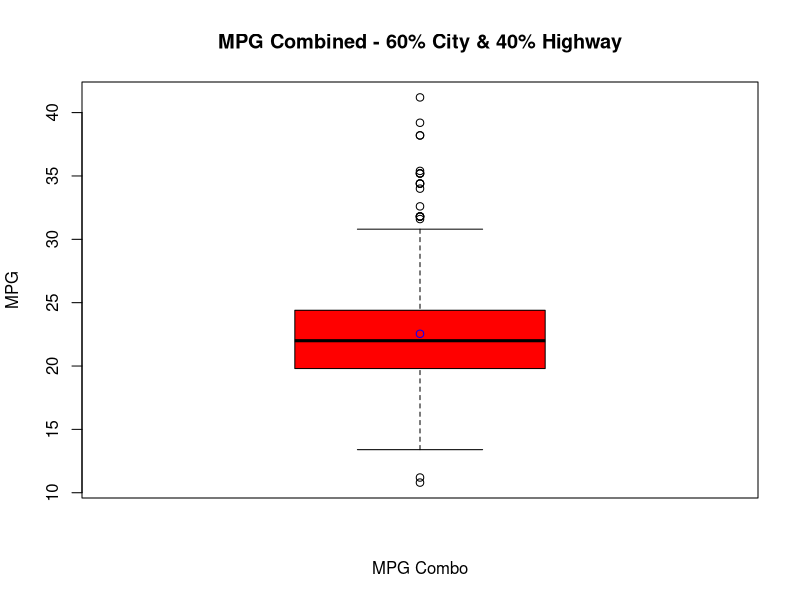
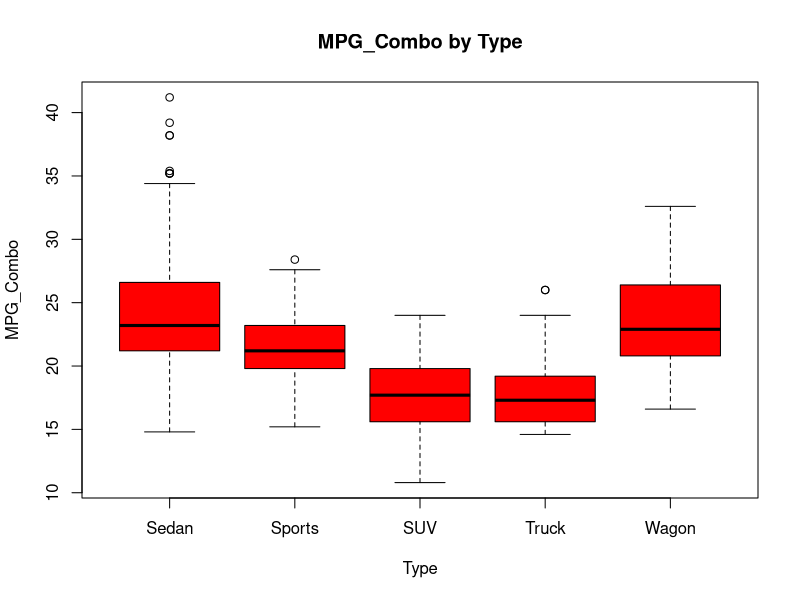
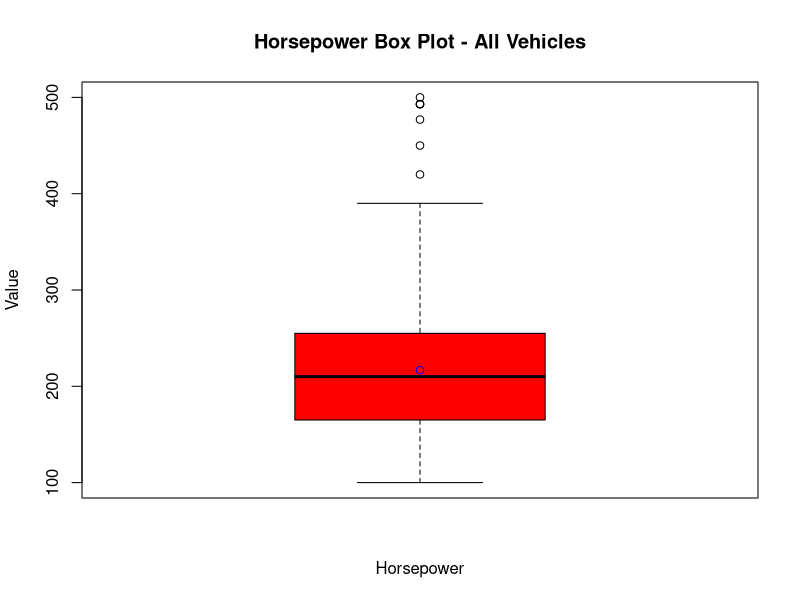
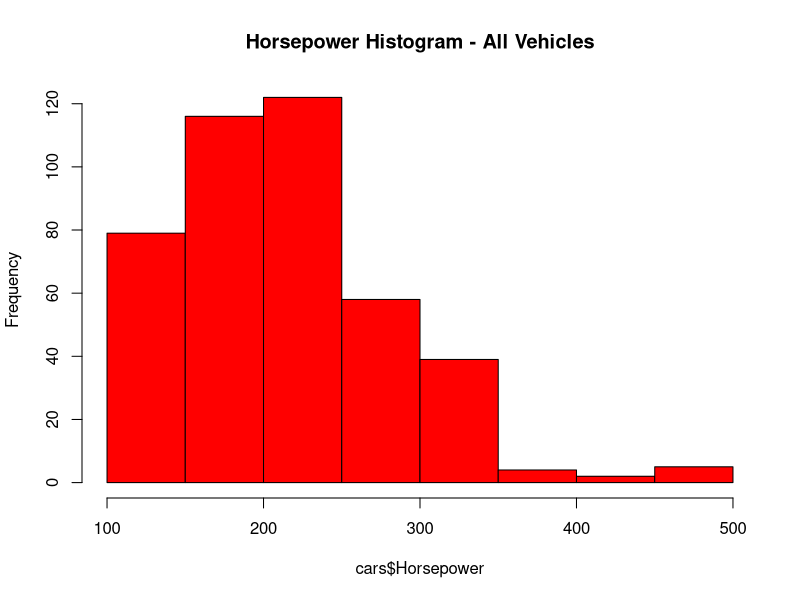
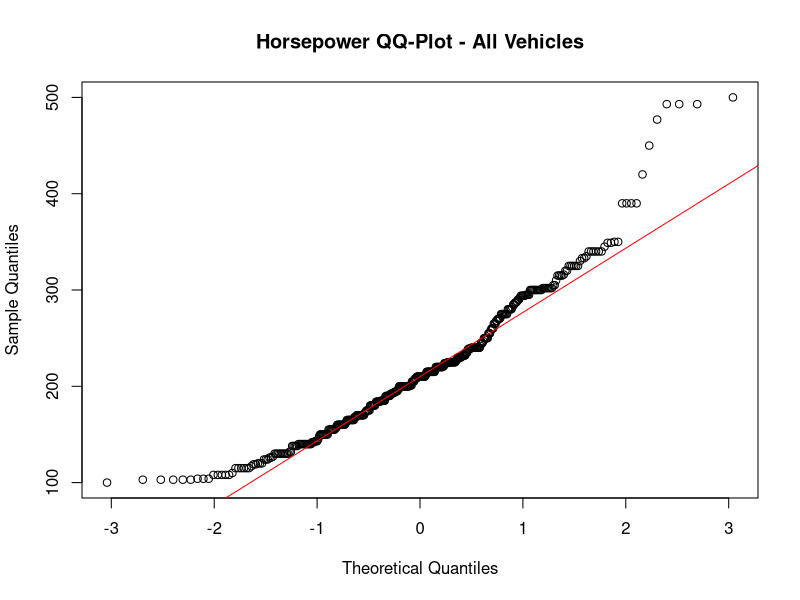
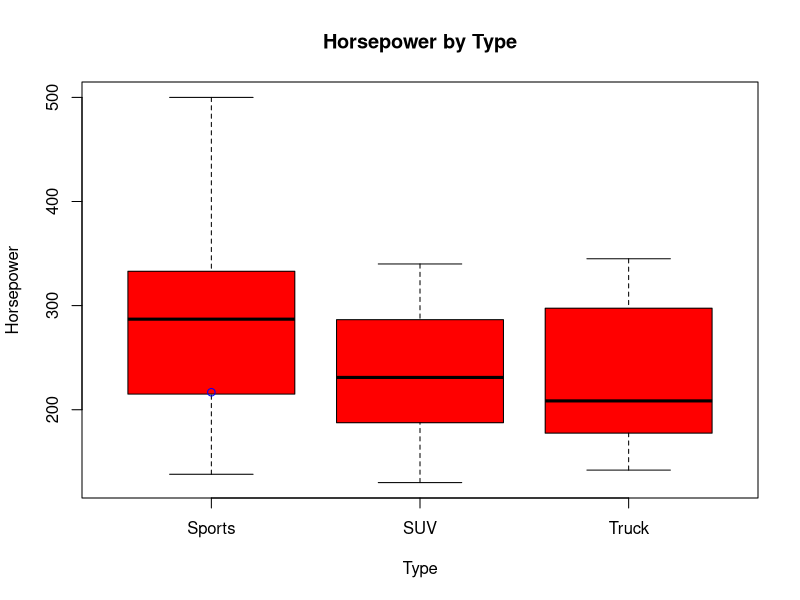
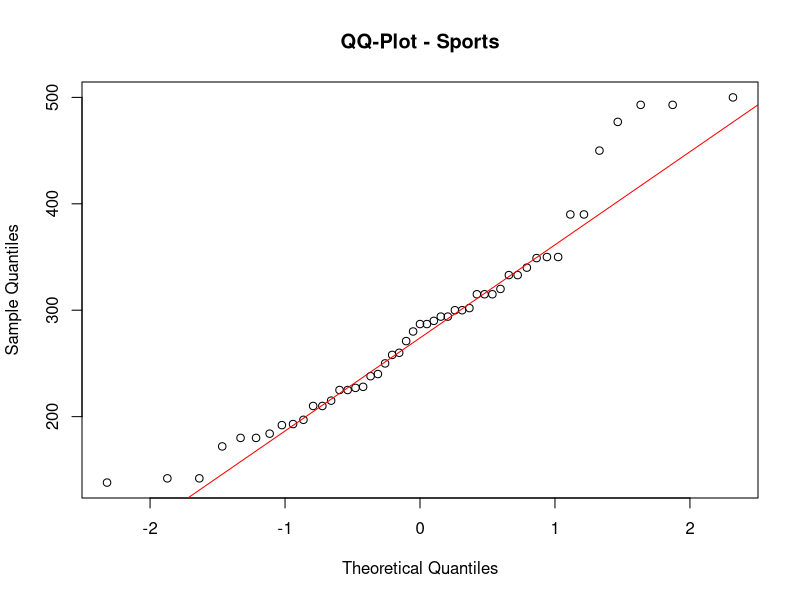
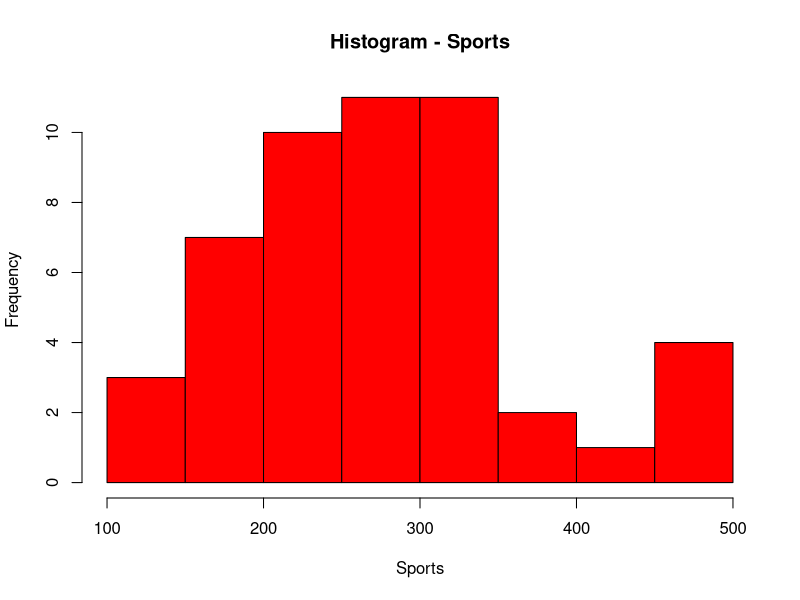

These figures' R source, in order:
## ---- chunk 1
library(dplyr)
library(e1071)
library(fBasics)
library(MASS)
## ---- chunk 2
setwd("/Users/c2cypher/codebase/msda/sta-6443-902-data_analytics_algorithms/HW1") 
## ---- chunk 3
cars=read.csv("Cars.csv", header = TRUE)
## ---- chunk 4
MPG_Combo <- 0.6*cars$MPG_City+0.4*cars$MPG_Highway   
cars=data.frame(cars, MPG_Combo)
## ---- chunk 5
boxplot(cars$MPG_Combo, 
        main="MPG Combined - 60% City & 40% Highway",
        ylab="MPG",
        xlab="MPG Combo",
        col="red",
        border="black"); 
points(mean(cars$MPG_Combo, na.rm = TRUE), col="blue")
## ---- chunk 6
boxplot(MPG_Combo~Type,
        data = cars,
        main="MPG_Combo by Type",
        xlab="Type",
        ylab="MPG_Combo",
        col="red",
        border="black")
## ---- chunk 7
summary(cars$Horsepower)
mean(cars$Horsepower)
median(cars$Horsepower)
var(cars$Horsepower)
range(cars$Horsepower)
skewness(cars$Horsepower)
## ---- chunk 8
boxplot(cars$Horsepower, 
        main = "Horsepower Box Plot - All Vehicles",
        xlab = "Horsepower",
        ylab = "Value",
        col = "red",
        border = "black"); 
points(mean(cars$Horsepower, na.rm = TRUE), col="blue")
## ---- chunk 9
hist(cars$Horsepower, 
     main = "Horsepower Histogram - All Vehicles",
     col = "red",
     border = "black")
## ---- chunk 10
qqnorm(cars$Horsepower,
       main = "Horsepower QQ-Plot - All Vehicles");
qqline(cars$Horsepower, col = "red")
## ---- chunk 11
shapiro.test(cars$Horsepower)
## ---- chunk 12
specified_types <- c("Sports", "SUV", "Truck")
cars2 = filter(cars, Type %in% specified_types)
boxplot(Horsepower ~ Type, 
        data = cars2, 
        main="Horsepower by Type",
        xlab="Type", 
        ylab="Horsepower", 
        col="red", 
        border="black"); 
points(mean(cars$Horsepower), col="blue")
## ---- chunk 13
qqnorm(cars2$Horsepower[cars2$Type=="Sports"],
       main = "QQ-Plot - Sports");
qqline(cars2$Horsepower[cars2$Type=="Sports"], col = "red")
hist(cars2$Horsepower[cars2$Type=="Sports"], 
     main = "Histogram - Sports", 
     xlab="Sports",
     col = "red",
     border = "black")
shapiro.test(cars2$Horsepower[cars2$Type=="Sports"])
## ---- chunk 14
qqnorm(cars2$Horsepower[cars2$Type=="SUV"],
       main = "QQ-Plot - SUV");
qqline(cars2$Horsepower[cars2$Type=="SUV"], col = "red")
hist(cars2$Horsepower[cars2$Type=="SUV"], 
     main = "Histogram - SUV", 
     xlab="SUV",
     col = "red",
     border = "black")
shapiro.test(cars2$Horsepower[cars2$Type=="SUV"])

## ---- chunk 15
qqnorm(cars2$Horsepower[cars2$Type=="Truck"],
       main = "QQ-Plot - Truck");
qqline(cars2$Horsepower[cars2$Type=="Truck"], col = "red")
hist(cars2$Horsepower[cars2$Type=="Truck"], 
     main = "Histogram - Truck", 
     xlab="Truck",
     col = "red",
     border = "black")
shapiro.test(cars2$Horsepower[cars2$Type=="Truck"])
## ---- chunk 16
# Filter DataFrame to include only SUV & Truck 
suv_truck_types <- c("SUV", "Truck")
cars3 = filter(cars2, Type %in% suv_truck_types)

# Perform the Wilcoxon rank-sum test
wilcox.test(Horsepower~Type, data = cars3, exact=FALSE)
## ---- chunk 17
# Import dataset
df = airquality

# Filter DataFrame to include only July & August 
months <- c(7, 8)
aug_july_df = filter(df, Month %in% months)
## ---- chunk 18
# Create QQ-plot for July normality check.
qqnorm(aug_july_df$Wind[aug_july_df$Month==7],
       main = "QQ-Plot - July");
qqline(aug_july_df$Wind[aug_july_df$Month==7], col = "red")

# Perform the Shapiro-Wilk test for July normality check.
shapiro.test(aug_july_df$Wind[aug_july_df$Month==7])

# Create QQ-plot for August normality check.
qqnorm(aug_july_df$Wind[aug_july_df$Month==8],
       main = "QQ-Plot - August");
qqline(aug_july_df$Wind[aug_july_df$Month==8], col = "red")

# Perform the Shapiro-Wilk test for August normality check.
shapiro.test(aug_july_df$Wind[aug_july_df$Month==8])
## ---- chunk 19
var.test(Wind ~ Month, data=aug_july_df, alternative="two.sided")
## ---- chunk 20
t.test(Wind ~ Month, data = aug_july_df, alternative = "two.sided", var.equal=TRUE)
